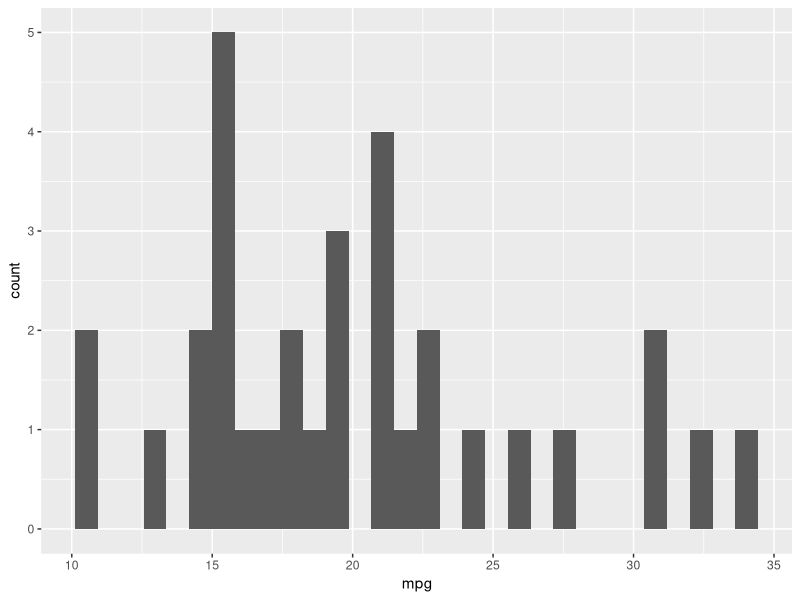

Reproduce this figure in R.
# Put the code for your plots here. Assign them to objects.
# In your document, simply call the object.

library(ggplot2)
library(tidyverse)

carsplot <- mtcars %>% ggplot(
            aes(x = mpg)) +
            geom_histogram()

